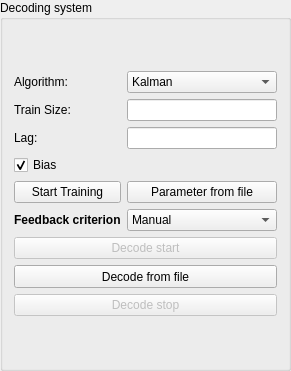
   <widget class="QGroupBox" name="grpDecoder">
    <property name="geometry">
     <rect>
      <x>880</x>
      <y>350</y>
      <width>291</width>
      <height>371</height>
     </rect>
    </property>
    <property name="title">
     <string>Decoding system</string>
    </property>
    <layout class="QVBoxLayout" name="verticalLayout_2">
     <item>
      <layout class="QGridLayout" name="gridLayout_4">
       <item row="1" column="0">
        <widget class="QLabel" name="label_5">
         <property name="text">
          <string>Algorithm:</string>
         </property>
        </widget>
       </item>
       <item row="1" column="1">
        <widget class="QComboBox" name="cblAlgorithm">
         <item>
          <property name="text">
           <string>Kalman</string>
          </property>
         </item>
         <item>
          <property name="text">
           <string>Agrel</string>
          </property>
         </item>
        </widget>
       </item>
       <item row="2" column="0">
        <widget class="QLabel" name="label_6">
         <property name="text">
          <string>Train Size:</string>
         </property>
        </widget>
       </item>
       <item row="2" column="1">
        <widget class="QLineEdit" name="editTrainSize">
         <property name="text">
          <string/>
         </property>
        </widget>
       </item>
       <item row="3" column="0">
        <widget class="QLabel" name="label_27">
         <property name="text">
          <string>Lag:       </string>
         </property>
        </widget>
       </item>
       <item row="3" column="1">
        <widget class="QLineEdit" name="editLag">
         <property name="text">
          <string/>
         </property>
        </widget>
       </item>
       <item row="4" column="0" colspan="2">
        <widget class="QCheckBox" name="ckbBias">
         <property name="mouseTracking">
          <bool>true</bool>
         </property>
         <property name="text">
          <string>Bias</string>
         </property>
         <property name="checked">
          <bool>true</bool>
         </property>
        </widget>
       </item>
       <item row="5" column="0">
        <widget class="QPushButton" name="btnTrain">
         <property name="text">
          <string>Start Training</string>
         </property>
        </widget>
       </item>
       <item row="5" column="1">
        <widget class="QPushButton" name="btnLoadFile">
         <property name="text">
          <string>Parameter from file</string>
         </property>
        </widget>
       </item>
       <item row="7" column="0" colspan="2">
        <widget class="QPushButton" name="btnDecodeStart">
         <property name="enabled">
          <bool>false</bool>
         </property>
         <property name="tabletTracking">
          <bool>false</bool>
         </property>
         <property name="text">
          <string>Decode start</string>
         </property>
         <property name="checkable">
          <bool>false</bool>
         </property>
         <property name="checked">
          <bool>false</bool>
         </property>
         <property name="autoRepeat">
          <bool>true</bool>
         </property>
         <property name="autoRepeatInterval">
          <number>50</number>
         </property>
        </widget>
       </item>
       <item row="8" column="0" colspan="2">
        <widget class="QPushButton" name="btnDecodeFromFile">
         <property name="enabled">
          <bool>true</bool>
         </property>
         <property name="sizePolicy">
          <sizepolicy hsizetype="Minimum" vsizetype="Fixed">
           <horstretch>0</horstretch>
           <verstretch>0</verstretch>
          </sizepolicy>
         </property>
         <property name="minimumSize">
          <size>
           <width>101</width>
           <height>23</height>
          </size>
         </property>
         <property name="text">
          <string>Decode from file</string>
         </property>
         <property name="checkable">
          <bool>false</bool>
         </property>
        </widget>
       </item>
       <item row="9" column="0" colspan="2">
        <widget class="QPushButton" name="btnDecodeStop">
         <property name="enabled">
          <bool>false</bool>
         </property>
         <property name="text">
          <string>Decode stop</string>
         </property>
         <property name="checkable">
          <bool>false</bool>
         </property>
         <property name="checked">
          <bool>false</bool>
         </property>
         <property name="autoRepeat">
          <bool>true</bool>
         </property>
         <property name="autoRepeatInterval">
          <number>50</number>
         </property>
        </widget>
       </item>
       <item row="6" column="1">
        <widget class="QComboBox" name="feedBackMethod">
         <item>
          <property name="text">
           <string>Manual</string>
          </property>
         </item>
         <item>
          <property name="text">
           <string>Brain two lever</string>
          </property>
         </item>
         <item>
          <property name="text">
           <string>Brain three lever</string>
          </property>
         </item>
        </widget>
       </item>
       <item row="6" column="0">
        <widget class="QLabel" name="label_28">
         <property name="font">
          <font>
           <weight>75</weight>
           <bold>true</bold>
          </font>
         </property>
         <property name="text">
          <string>Feedback criterion</string>
         </property>
        </widget>
       </item>
      </layout>
     </item>
    </layout>
   </widget>
